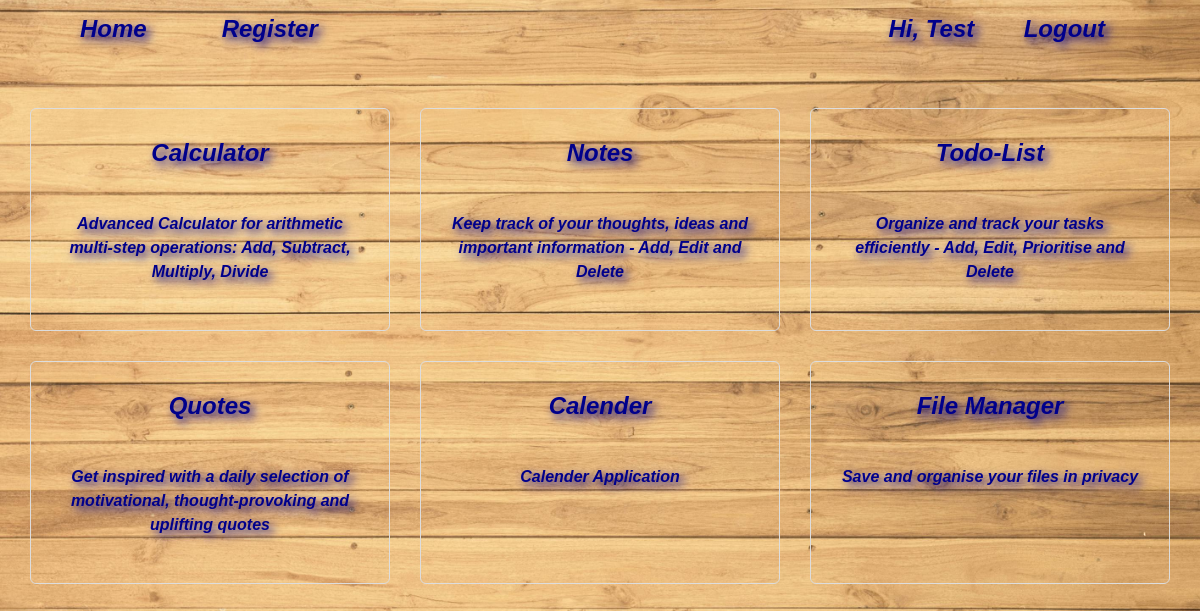
The page / (signed in) on the database its author committed.
### home/models.py (models this page shows)
class Application(models.Model):
    name = models.CharField(max_length=100)
    url = models.CharField(max_length=100, default='')
    description = models.CharField(max_length=500)

### home/views.py (the view)
# urls.py: path('', views.index, name= "index")
def index(request):
    applications = Application.objects.all()
    return render(request, 'index.html', {'apps': applications})

### templates/index.html (shortened to what this page needs)
{% extends 'background.html' %}
{% block content %}
<div class="app-content">
    <div class="home-layout">
        {% for app in apps %}
        {% if user.is_authenticated %}
            <a class="panel" href="{{app.url}}">
                <h2>{{app.name}}</h2><br>
                <p>{{app.description}}</p>
            </a>
        {% else %}
            <a class="panel" href="{% url 'login' %}">
                <h2>{{app.name}}</h2>
                <p>{{app.description}}</p>
            </a>
        {% endif %}
        {% endfor %}
    </div>
</div>
{% endblock %}

### templates/background.html (shortened to what this page needs)
{% load static %}
<!DOCTYPE html>
<html lang="en">
<head>
    <link rel="stylesheet" href="{% static 'bootstrap.css' %}">
    <link rel="stylesheet" href="{% static 'css/all.min.css' %}">
    <link rel="stylesheet" href="{% static 'style.css' %}">
</head>
<body>
    <div class="layout">
        <div class="navbar-container">
            <nav>
                <ul class="navbar-left">
                    <li><a href="/">Home</a></li>
                    <li><a href="{% url 'register' %}">Register</a></li>
                </ul>
                <div class="nav-header">
                    <h1>{% block page_title %}{% endblock %}</h1>
                </div>
                <ul class="navbar-right">
                    <li>
                        <div>
                            {% if user.is_authenticated %}
                            <span class="user_greet" style="margin-right:15px;">Hi, {{ user.first_name }}</span>
                            <a href="{% url 'logout' %}">Logout</a>
                            {% else %}
                            <a href="{% url 'login' %}">Login</a>
                            {% endif %}
                        </div>
                    </li>
                </ul>
            </nav>
        </div>
        {% block content %}
        {% endblock %}
    </div>
</body>
</html>

### static/style.css (style rules this page uses)
* { margin: 0; padding: 0; box-sizing: border-box; }
body { justify-content: center; align-items: center; margin: 0; background-color: #f0f0f0; font-family: Arial, sans-serif; }
.layout { display: flex; flex-direction: column; padding: 30px; }
.app-content { display: flex; justify-content: center; align-items: center; flex-wrap: wrap; }
h1 { padding: 15px; text-align: center; font-size: 30px; font-family: Arial, Helvetica, sans-serif; font-weight: bolder; font-style: italic; color: darkblue; text-shadow: 4px 4px 10px darkblue; }
.navbar-container { background-color: rgba(0, 0, 0, 0); }
nav { display: flex; width: 100%; justify-content: space-between; align-items: center; padding: 10px 20px; position: sticky; top: 0; z-index: 1000; margin-top: -30px; }
.navbar-left, .navbar-right { display: flex; list-style-type: none; padding: 0; margin: 0; }
nav ul li { margin-right: 15px; }
nav ul li a { margin: 0 20px; text-decoration: none; font-size: 24px; font-family: Arial, Helvetica, sans-serif; font-weight: bolder; font-style: italic; color: darkblue; text-shadow: 4px 4px 10px darkblue; border-radius: 6px; box-sizing: border-box; text-align: center; transition: background-color 0.3s, border-color 0.3s; padding: 5px 10px; }
.nav-header { text-align: center; flex-grow: 1; }
.user_greet { margin: 0 20px; text-align: center; text-decoration: none; font-size: 24px; font-family: Arial, Helvetica, sans-serif; font-weight: bolder; font-style: italic; color: darkblue; text-shadow: 4px 4px 10px darkblue; }
.home-layout { display: grid; grid-template-columns: repeat(3, 1fr); justify-content: center; gap: 30px; margin-top: 50px; }
.panel { padding: 30px; background-color: rgba(0, 0, 0, 0); border: 1px solid #ddd; border-radius: 6px; box-sizing: border-box; text-align: center; font-family: Arial, Helvetica, sans-serif; font-weight: bolder; font-style: italic; color: darkblue; text-shadow: 4px 4px 10px darkblue; text-decoration: none; transition: transform 0.3s, background-color 0.3s, border-color 0.3s; }
.panel h2 { margin-bottom: 20px; font-size: 1.5rem; font-weight: bold; }
.panel p { font-size: 1rem; line-height: 1.5; }

### rows shown on the page
Application: name "Calculator", description "Advanced Calculator for arithmetic multi-step operations: Add, Subtract, Multiply, Divide"
Application: name "Notes", description "Keep track of your thoughts, ideas and important information - Add, Edit and Delete"
Application: name "Todo-List", description "Organize and track your tasks efficiently - Add, Edit, Prioritise and Delete"
Application: name "Quotes", description "Get inspired with a daily selection of motivational, thought-provoking and uplifting quotes"
Application: name "Calender", description "Calender Application"
Application: name "File Manager", description "Save and organise your files in privacy"

### other values the page prints
{{ user.first_name }} "Test"
